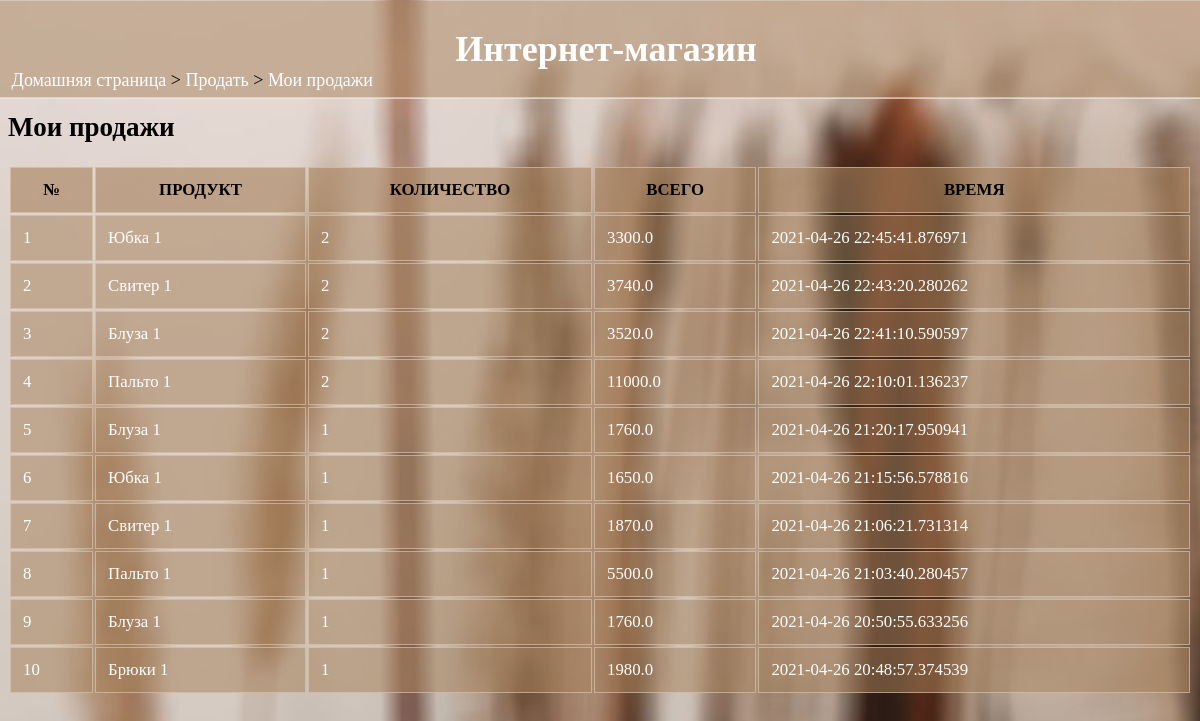
Screenshot of /sell/sales/ (signed in) with the database file from the repository.
### data/orders.py (models this page shows)
class Order(SqlAlchemyBase):
    __tablename__ = 'orders'
    orderID = sqlalchemy.Column(sqlalchemy.Integer, primary_key=True, autoincrement=True)
    custID = sqlalchemy.Column(sqlalchemy.Integer, sqlalchemy.ForeignKey("users.custID"))
    prodID = sqlalchemy.Column(sqlalchemy.Integer, sqlalchemy.ForeignKey("product.prodID"))
    quantity = sqlalchemy.Column(sqlalchemy.Integer)
    date = sqlalchemy.Column(sqlalchemy.DateTime, default=datetime.datetime.now)
    cost_price = sqlalchemy.Column(sqlalchemy.Float)
    sell_price = sqlalchemy.Column(sqlalchemy.Float)
    status = sqlalchemy.Column(sqlalchemy.Integer)

### data/product.py (models this page shows)
class Product(SqlAlchemyBase, UserMixin):
    __tablename__ = 'product'
    prodID = sqlalchemy.Column(sqlalchemy.Integer, primary_key=True, autoincrement=True)
    name = sqlalchemy.Column(sqlalchemy.String)
    quantity = sqlalchemy.Column(sqlalchemy.Integer)
    category = sqlalchemy.Column(sqlalchemy.String)
    cost_price = sqlalchemy.Column(sqlalchemy.Float)
    sell_price = sqlalchemy.Column(sqlalchemy.Float)
    description = sqlalchemy.Column(sqlalchemy.String)
    sellID = sqlalchemy.Column(sqlalchemy.Integer, sqlalchemy.ForeignKey("sellers.sellID"))

### shop.py (the view)
@app.route("/sell/sales/")
def my_sales():
    if 'userid' not in session:
        return redirect(url_for('home'))
    if session['type'] == "Customer":
        abort(403)
    res = seller_sales(session['userid'])
    return render_template('my_sales.html', sales=res)

### data/db_session.py (called while the page is built)
def create_session() -> Session:
    global __factory
    return __factory()

### shop.py (called while the page is built)
def seller_sales(sellID):
    res = []
    db_sess = db_session.create_session()
    o = db_sess.query(Order.prodID, Product.name, Order.quantity, Order.sell_price, Order.date,
                      Order.custID).filter(Order.prodID == Product.prodID, Order.custID == User.custID,
                                    Order.status == 'RECIEVED').order_by(Order.date.desc()).all()
    if len(o) != 0:
        for i in o:
            res.append(i)
        return res
    else:
        res = ''
        return res

### templates/my_sales.html (shortened to what this page needs)
<html>
<head>
  <link rel="stylesheet" href="{{url_for('static', filename='main.css')}}">
</head>
<body>
  <div class="sticky">
    <h1>Интернет-магазин</h1>
  </div>
  <div class="nav">
    <p><a href="/">Домашняя страница</a> > <a href="/sell">Продать</a> > <a href="">Мои продажи</a></p>
  </div>
  <h2>Мои продажи</h2>
  {% if sales|length==0 %}
  <p>Вы ещё ничего не продали</p>
  {% else %}
  <table>
    <tr>
      <th>№</th><th>ПРОДУКТ</th><th>КОЛИЧЕСТВО</th><th>ВСЕГО</th><th>ВРЕМЯ</th>
    </tr>
    {% set cnt={'val':1} %}
    {% for i in sales %}
    <tr>
      <td>{{cnt['val']}}</td><td><a href="/viewproduct/{{i[0]}}">{{i[1]}}</a></td><td>{{i[2]}}</td>
      <td>{{i[3]}}</td><td>{{i[4]}}</td>
    </tr>
    {% endfor %}
  </table>
  {% endif %}
</body>
</html>

### static/main.css (style rules this page uses)
div.sticky { position: -webkit-sticky; position: sticky; top: 0.2px; margin: -0.7vw; background-color: rgba(167, 130, 93, 0.5); color: white; padding: 0.3vw; font-size: 1.5vw; text-align: center; border-bottom: 1px solid white; font-family: 'Times New Roman'; }
div.sticky h1 { padding-left:1vw; }
body { font-family:'Times New Roman'; font-size: 1.5vw; background-image: url('background2.jpg'); background-size: cover; background-repeat: no-repeat; background-attachment: fixed; color: black; max-width: 100%; overflow-x: hidden; }
div.nav { position: fixed; display: block; top: 5vw; margin:-0.7vw; padding-left:1vw; border:none; overflow: hidden; }
div.nav a { text-decoration: none; color: white; }
table { width: 100%; font-size: 1.4vw; }
th { border: 1px solid rgba(224, 207, 177, 0.589); padding: 1vw; text-align: center; background-color: rgba(167, 130, 93, 0.616); color: black; }
td { border: 1px solid rgba(224, 207, 177, 0.589); padding:1vw; text-align: left; background-color: rgba(167, 130, 93, 0.521); color: white; word-wrap: break-word; }
td a { text-decoration: none; color: white; }
a { text-decoration: none; color: white; }

### rows the page displays
Order: val "1", name "Юбка 1", quantity "2", sell_price "3300.0", date "2021-04-26 22:45:41.876971"
Order: val "2", name "Свитер 1", quantity "2", sell_price "3740.0", date "2021-04-26 22:43:20.280262"
Order: val "3", name "Блуза 1", quantity "2", sell_price "3520.0", date "2021-04-26 22:41:10.590597"
Order: val "4", name "Пальто 1", quantity "2", sell_price "11000.0", date "2021-04-26 22:10:01.136237"
Order: val "5", name "Блуза 1", quantity "1", sell_price "1760.0", date "2021-04-26 21:20:17.950941"
Order: val "6", name "Юбка 1", quantity "1", sell_price "1650.0", date "2021-04-26 21:15:56.578816"
Order: val "7", name "Свитер 1", quantity "1", sell_price "1870.0", date "2021-04-26 21:06:21.731314"
Order: val "8", name "Пальто 1", quantity "1", sell_price "5500.0", date "2021-04-26 21:03:40.280457"
Order: val "9", name "Блуза 1", quantity "1", sell_price "1760.0", date "2021-04-26 20:50:55.633256"
Order: val "10", name "Брюки 1", quantity "1", sell_price "1980.0", date "2021-04-26 20:48:57.374539"
